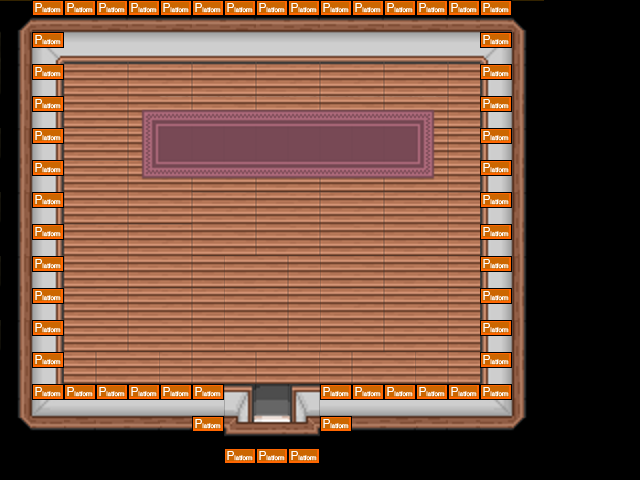

Tiled map render using the project's own tile images. Description and the map definition, with tile-layer contents summarised, below:
An orthogonal 20x15 tile map with 32x32 px tiles, 3 tile layers (Ground, Fringe, Collision), 2 tilesets and 3 objects (clair, me.LevelEntity, merchant).

<map version="1.0" orientation="orthogonal" width="20" height="15" tilewidth="32" tileheight="32">
 <properties>
  <property name="background_color" value="#000000" />
 </properties>
 <tileset firstgid="1" name="browserquest" tilewidth="32" tileheight="32">
  <image source="../images/browserquest.png" width="640" height="3136" />
 </tileset>
 <tileset firstgid="1961" name="metatiles32x32" tilewidth="32" tileheight="32">
  <image source="../images/metatiles32x32.png" width="160" height="32" />
 </tileset>
 <layer name="Ground" width="20" height="15">
  <data>[300 cells, 238 non-empty, 42 distinct tile ids]</data>
 </layer>
 <layer name="Fringe" width="20" height="15">
  <data>[300 cells, 30 non-empty, 9 distinct tile ids]</data>
 </layer>
 <objectgroup name="Entities" width="20" height="15">
  <object name="clair" x="255" y="349" width="32" height="32" />
  <object name="me.LevelEntity" x="255" y="414" width="32" height="32">
   <properties>
    <property name="exitto" value="16.5,39" />
   </properties>
  </object>
  <object name="npc" type="merchant" x="256" y="128" width="32" height="32">
   <properties>
    <property name="inventory" value="armor" />
    <property name="pathkey" value="none" />
   </properties>
  </object>
 </objectgroup>
 <layer name="Collision" width="20" height="15">
  <data>[300 cells, 54 non-empty, 1 distinct tile ids]</data>
 </layer>
</map>